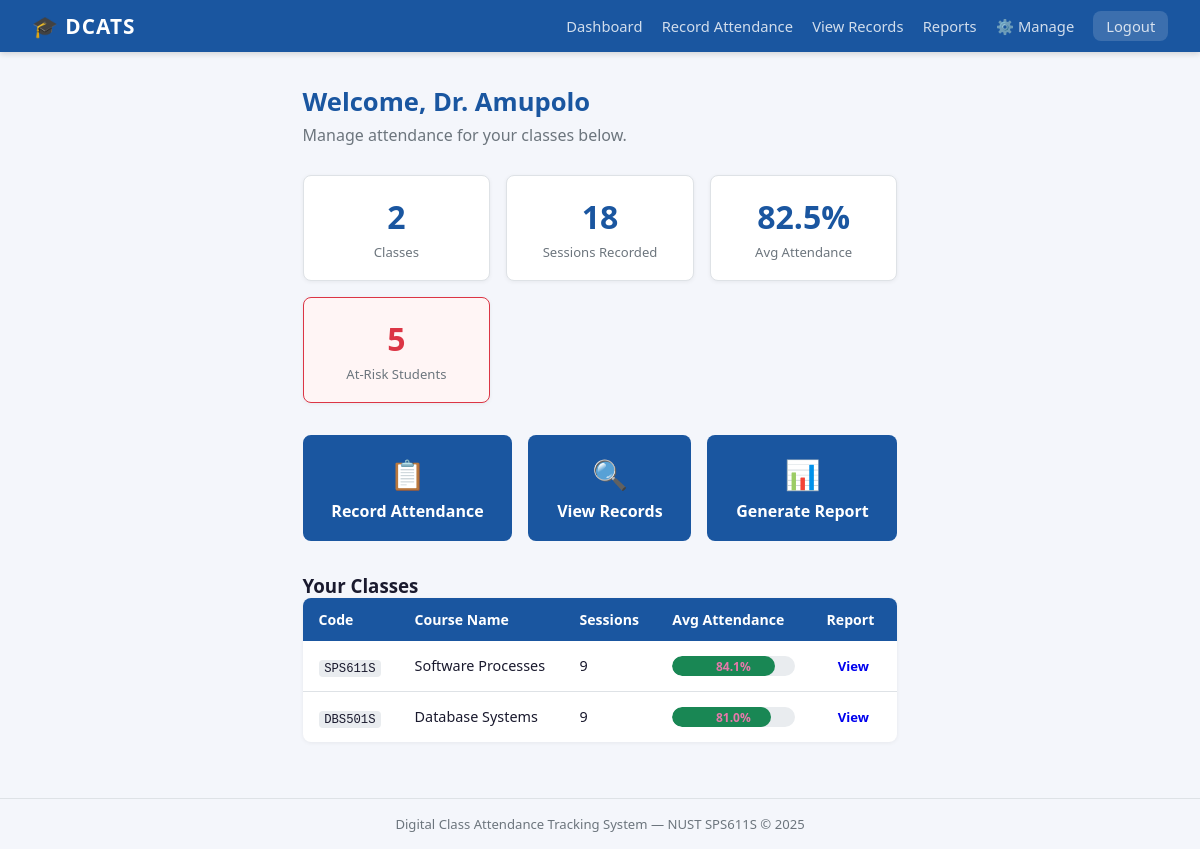
The app's page /lecturer/dashboard (signed in) with its own data.
### app/models/lecturer.py (models this page shows, shortened)
class Lecturer(db.Model):
    __tablename__ = "lecturers"
    id      = db.Column(db.Integer, primary_key=True)
    user_id = db.Column(db.Integer, db.ForeignKey("users.id"), unique=True, nullable=False)
    name    = db.Column(db.String(100), nullable=False)
    email   = db.Column(db.String(120), unique=True, nullable=False)
    user    = db.relationship("User",       back_populates="lecturer")
    classes = db.relationship("Class",      back_populates="lecturer", lazy="dynamic")

### app/models/class_model.py (models this page shows, shortened)
class Class(db.Model):
    __tablename__ = "classes"
    id          = db.Column(db.Integer, primary_key=True)
    code        = db.Column(db.String(20),  unique=True, nullable=False)
    course_name = db.Column(db.String(150), nullable=False)
    lecturer_id = db.Column(db.Integer, db.ForeignKey("lecturers.id"), nullable=False)
    lecturer    = db.relationship("Lecturer",   back_populates="classes")
    attendances = db.relationship("Attendance", back_populates="class_obj", lazy="dynamic")
    def total_sessions(self) -> int:
        from sqlalchemy import func
        from app.models.attendance import Attendance
        result = (
            db.session.query(func.count(func.distinct(Attendance.date)))
            .filter(Attendance.class_id == self.id)
            .scalar()
        )
        return result or 0
    def average_attendance(self) -> float:
        from app.models.student import Student
        from app.models.attendance import Attendance
        students = (
            db.session.query(Student)
            .join(Attendance, Attendance.student_id == Student.id)
            .filter(Attendance.class_id == self.id)
            .distinct()
            .all()
        )
        if not students:
            return 0.0
        rates = [s.attendance_rate(self.id) for s in students]
        return round(sum(rates) / len(rates), 1)

### app/controllers/lecturer_controller.py (the view)
@lecturer_bp.route("/")
@lecturer_bp.route("/dashboard")
@login_required
def dashboard():
    guard = _require_lecturer()
    if guard:
        return guard
    lec = current_user.lecturer
    classes = lec.classes.all()
    stats = {
        "total_classes":  len(classes),
        "total_sessions": sum(c.total_sessions() for c in classes),
        "avg_attendance": round(
            sum(c.average_attendance() for c in classes) / len(classes), 1
        ) if classes else 0,
        "at_risk_count": _count_at_risk(classes),
    }
    return render_template("lecturer/dashboard.html", lec=lec, classes=classes, stats=stats)

### app/controllers/lecturer_controller.py (called while the page is built)
def _require_lecturer():
    if not current_user.is_authenticated or not current_user.is_lecturer():
        flash("Access restricted to lecturers.", "danger")
        return redirect(url_for("auth.login"))
    return None

def _count_at_risk(classes):
    at_risk = set()
    for cls in classes:
        for stu in Student.query.all():
            if stu.is_at_risk(cls.id):
                at_risk.add(stu.id)
    return len(at_risk)

### app/models/student.py (called while the page is built)
    def attendance_rate(self, class_id: int = None) -> float:
        q = self.attendances
        if class_id:
            q = q.filter_by(class_id=class_id)
        total   = q.count()
        present = q.filter_by(status="present").count()
        return round((present / total * 100), 1) if total else 0.0

    def is_at_risk(self, class_id: int = None, threshold: float = 80.0) -> bool:
        return self.attendance_rate(class_id) < threshold

### app/models/user.py (called while the page is built)
    def is_lecturer(self) -> bool:
        return self.role == "lecturer"

### app/templates/lecturer/dashboard.html (shortened to what this page needs)
{% extends "shared/base.html" %}
{% block content %}
<div class="page-header">
  <h2>Welcome, {{ lec.name }}</h2>
  <p>Manage attendance for your classes below.</p>
</div>
<div class="stats-grid">
  <div class="stat-card">
    <span class="stat-value">{{ stats.total_classes }}</span>
    <span class="stat-label">Classes</span>
  </div>
  <div class="stat-card">
    <span class="stat-value">{{ stats.total_sessions }}</span>
    <span class="stat-label">Sessions Recorded</span>
  </div>
  <div class="stat-card">
    <span class="stat-value">{{ stats.avg_attendance }}%</span>
    <span class="stat-label">Avg Attendance</span>
  </div>
  <div class="stat-card {% if stats.at_risk_count > 0 %}stat-danger{% endif %}">
    <span class="stat-value">{{ stats.at_risk_count }}</span>
    <span class="stat-label">At-Risk Students</span>
  </div>
</div>
<div class="action-cards">
  <a href="{{ url_for('lecturer.record_attendance') }}" class="action-card">
    <span class="action-icon">📋</span>
    <span>Record Attendance</span>
  </a>
  <a href="{{ url_for('lecturer.view_records') }}" class="action-card">
    <span class="action-icon">🔍</span>
    <span>View Records</span>
  </a>
  <a href="{{ url_for('reports.index') }}" class="action-card">
    <span class="action-icon">📊</span>
    <span>Generate Report</span>
  </a>
</div>
<h3>Your Classes</h3>
<table class="data-table">
  <thead>
    <tr>
      <th>Code</th>
      <th>Course Name</th>
      <th>Sessions</th>
      <th>Avg Attendance</th>
      <th>Report</th>
    </tr>
  </thead>
  <tbody>
    {% for cls in classes %}
    <tr>
      <td><code>{{ cls.code }}</code></td>
      <td>{{ cls.course_name }}</td>
      <td>{{ cls.total_sessions() }}</td>
      <td>
        <div class="progress-bar">
          <div class="progress-fill" style="width:{{ cls.average_attendance() }}%"></div>
          <span>{{ cls.average_attendance() }}%</span>
        </div>
      </td>
      <td><a href="{{ url_for('reports.class_report', class_id=cls.id) }}" class="btn btn-sm">View</a></td>
    </tr>
    {% endfor %}
  </tbody>
</table>
{% endblock %}

### app/static/css/styles.css (style rules this page uses)
:root { --primary: #1a56a0; --primary-d: #143f7a; --success: #198754; --danger: #dc3545; --warning: #ffc107; --info: #0dcaf0; --bg: #f4f6fb; --card: #ffffff; --text: #1a1a2e; --muted: #6c757d; --border: #dee2e6; --radius: 8px; }
* { box-sizing: border-box; margin: 0; padding: 0; }
body { font-family: 'Segoe UI', Tahoma, Geneva, Verdana, sans-serif; background: var(--bg); color: var(--text); min-height: 100vh; display: flex; flex-direction: column; }
.page-header { margin-bottom: 1.8rem; }
.page-header h2 { font-size: 1.6rem; color: var(--primary); margin-bottom: 0.3rem; }
.page-header p { color: var(--muted); }
.stats-grid { display: grid; grid-template-columns: repeat(auto-fit, minmax(160px, 1fr)); gap: 1rem; margin-bottom: 2rem; }
.stat-card { background: var(--card); border: 1px solid var(--border); border-radius: var(--radius); padding: 1.2rem 1rem; text-align: center; box-shadow: 0 1px 4px rgba(0,0,0,0.06); }
.stat-card.stat-danger { border-color: var(--danger); background: #fff5f5; }
.stat-value { display: block; font-size: 2rem; font-weight: 700; color: var(--primary); }
.stat-danger .stat-value { color: var(--danger); }
.stat-label { font-size: 0.82rem; color: var(--muted); margin-top: 0.3rem; display: block; }
.action-cards { display: flex; gap: 1rem; margin-bottom: 2rem; flex-wrap: wrap; }
.action-card { background: var(--primary); color: #fff; border-radius: var(--radius); padding: 1.2rem 1.8rem; text-decoration: none; display: flex; flex-direction: column; align-items: center; gap: 0.4rem; font-weight: 600; transition: background 0.2s, transform 0.1s; min-width: 150px; }
.action-icon { font-size: 1.8rem; }
.data-table { width: 100%; border-collapse: collapse; background: var(--card); border-radius: var(--radius); overflow: hidden; box-shadow: 0 1px 4px rgba(0,0,0,0.06); margin-bottom: 1.5rem; }
.data-table th { background: var(--primary); color: #fff; padding: 0.75rem 1rem; text-align: left; font-size: 0.88rem; }
.data-table td { padding: 0.7rem 1rem; border-bottom: 1px solid var(--border); font-size: 0.9rem; }
.data-table tr:last-child td { border-bottom: none; }
.progress-bar { background: #e9ecef; border-radius: 20px; height: 20px; position: relative; overflow: hidden; min-width: 120px; }
.progress-fill { background: var(--success); height: 100%; border-radius: 20px; transition: width 0.4s; }
.progress-bar span { position: absolute; top: 50%; left: 50%; transform: translate(-50%, -50%); font-size: 0.75rem; font-weight: 600; color: #fff; mix-blend-mode: difference; }
.btn { display: inline-block; padding: 0.5rem 1.1rem; border-radius: var(--radius); font-size: 0.9rem; font-weight: 600; cursor: pointer; border: none; text-decoration: none; transition: opacity 0.2s, transform 0.1s; }
.btn-sm { padding: 0.3rem 0.7rem; font-size: 0.82rem; }
code { background: #e9ecef; padding: 0.1rem 0.35rem; border-radius: 4px; font-size: 0.85em; }

### records on screen
Lecturer: name "Dr. Amupolo"
Class: code "SPS611S", course_name "Software Processes", total_sessions "9", average_attendance "84.1"
Class: code "DBS501S", course_name "Database Systems", total_sessions "9", average_attendance "81.0"

### other values on screen
{{ stats.total_classes }} "2"
{{ stats.total_sessions }} "18"
{{ stats.avg_attendance }} "82.5"
{{ stats.at_risk_count }} "5"
